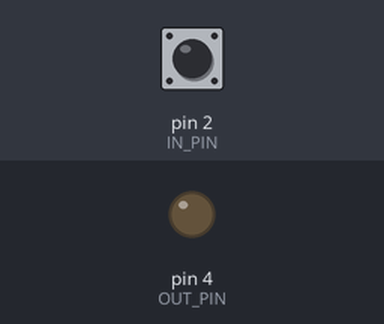
This sketch was run on a simulated Arduino Uno, built with avr-gcc and run on an emulated ATmega328P. Parts: output pins drawn as LEDs (lit = HIGH). The inputs (shaded band) are chosen by the test bench; at power-on: pin 2 (IN_PIN) HIGH.

Above: at 1.2 s.
1.3 s: pin 2 (IN_PIN) pulsed LOW 5 times (0.12 s each, 0.3 s apart)
At 2.9 s:
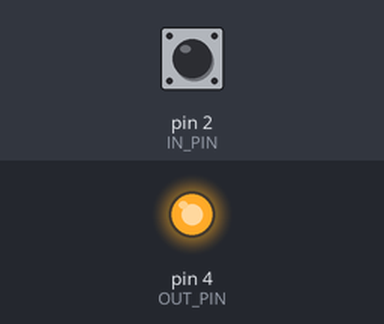
Timing chart, 0 to 4.9 s (numbered marks = the images above; inputs shaded):
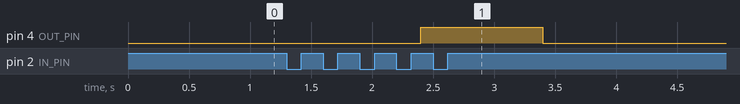

Measured:
- after the input at 1.3 s, pin 4 (OUT_PIN): LOW → HIGH after 1.1 s, → LOW 1.0 s later

The sketch:

infraredTinyTwo.ino
```cpp
/**
    Infrared Action (Reciever) - Mission Possible MK2
    Ward Melville HS Science Olympiad - Team A - 2017-2018
    infraredTinyTwo.ino
    Purpose: Sets the output of the action high for one second when three leading edges are detected by an IR reciever.

    @author David Cutting
    @version 1.1 1/26/2018
*/

// Definitions for microcontroller pin numbers
const int IN_PIN = 2;
const int OUT_PIN = 4;

// Variables for states of the pins
bool inState = HIGH;
bool outState = LOW;

// Variables and constants for the pulse counter code
unsigned int pulseCounter = 0;

void setup() {
  // Set the microcontroller pins as either inputs or outputs
  pinMode(IN_PIN, INPUT);
  pinMode(OUT_PIN, OUTPUT);

  // Write the output pin low (off)
  digitalWrite(OUT_PIN, LOW);
}

void loop() {
  if(!outState && inState && !digitalRead(IN_PIN)) { // If the output hasn't triggered, the last input is high (off), and the current input is low (on)...
    inState = LOW; // Set the input archive to low (on)
    pulseCounter++; // Increment the pulse counter
  }
  else if(!outState && !inState && digitalRead(IN_PIN)) { // Otherwise, if the output hasn't triggered, the last input is low, and the current input is high...
    inState = HIGH; // Set the input archive to high (off)
  }
  if(pulseCounter >= 3 && !outState) { // If the pulse counter has been incremented three or more times...
    outState = HIGH; // Set the out state high
	  delay(500); // Wait half a second for observation
    digitalWrite(OUT_PIN, HIGH); // Set the out pin to the value of out state (in this case high), triggering the next action
    delay(1000); // Wait 1 second so electromagnet and reed switch in next action can be observed
    digitalWrite(OUT_PIN, LOW); // Turn off electromagnet to save power
  }
}
```
